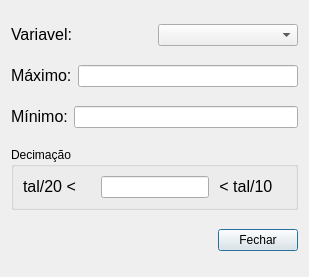
<?xml version="1.0" encoding="UTF-8"?>
<ui version="4.0">
 <class>DialogMaxMin</class>
 <widget class="QDialog" name="DialogMaxMin">
  <property name="geometry">
   <rect>
    <x>0</x>
    <y>0</y>
    <width>309</width>
    <height>277</height>
   </rect>
  </property>
  <property name="windowTitle">
   <string>Dialog</string>
  </property>
  <layout class="QVBoxLayout" name="verticalLayout">
   <item>
    <layout class="QHBoxLayout" name="horizontalLayout_3">
     <item>
      <widget class="QLabel" name="label">
       <property name="text">
        <string>&lt;!DOCTYPE HTML PUBLIC &quot;-//W3C//DTD HTML 4.0//EN&quot; &quot;http://www.w3.org/TR/REC-html40/strict.dtd&quot;&gt;
&lt;html&gt;&lt;head&gt;&lt;meta name=&quot;qrichtext&quot; content=&quot;1&quot; /&gt;&lt;style type=&quot;text/css&quot;&gt;
p, li { white-space: pre-wrap; }
&lt;/style&gt;&lt;/head&gt;&lt;body style=&quot; font-family:'MS Shell Dlg 2'; font-size:8.25pt; font-weight:400; font-style:normal;&quot;&gt;
&lt;p style=&quot; margin-top:0px; margin-bottom:0px; margin-left:0px; margin-right:0px; -qt-block-indent:0; text-indent:0px;&quot;&gt;&lt;span style=&quot; font-size:12pt;&quot;&gt;Variavel:&lt;/span&gt;&lt;/p&gt;&lt;/body&gt;&lt;/html&gt;</string>
       </property>
      </widget>
     </item>
     <item>
      <widget class="QComboBox" name="comboBox">
       <property name="sizePolicy">
        <sizepolicy hsizetype="Minimum" vsizetype="Fixed">
         <horstretch>0</horstretch>
         <verstretch>0</verstretch>
        </sizepolicy>
       </property>
      </widget>
     </item>
    </layout>
   </item>
   <item>
    <layout class="QHBoxLayout" name="horizontalLayout">
     <item>
      <widget class="QLabel" name="label_2">
       <property name="text">
        <string>&lt;!DOCTYPE HTML PUBLIC &quot;-//W3C//DTD HTML 4.0//EN&quot; &quot;http://www.w3.org/TR/REC-html40/strict.dtd&quot;&gt;
&lt;html&gt;&lt;head&gt;&lt;meta name=&quot;qrichtext&quot; content=&quot;1&quot; /&gt;&lt;style type=&quot;text/css&quot;&gt;
p, li { white-space: pre-wrap; }
&lt;/style&gt;&lt;/head&gt;&lt;body style=&quot; font-family:'MS Shell Dlg 2'; font-size:8.25pt; font-weight:400; font-style:normal;&quot;&gt;
&lt;p style=&quot; margin-top:0px; margin-bottom:0px; margin-left:0px; margin-right:0px; -qt-block-indent:0; text-indent:0px;&quot;&gt;&lt;span style=&quot; font-size:12pt;&quot;&gt;Máximo:&lt;/span&gt;&lt;/p&gt;&lt;/body&gt;&lt;/html&gt;</string>
       </property>
      </widget>
     </item>
     <item>
      <widget class="QLineEdit" name="lineEditMax"/>
     </item>
    </layout>
   </item>
   <item>
    <layout class="QHBoxLayout" name="horizontalLayout_2">
     <item>
      <widget class="QLabel" name="label_3">
       <property name="sizePolicy">
        <sizepolicy hsizetype="Preferred" vsizetype="Fixed">
         <horstretch>0</horstretch>
         <verstretch>0</verstretch>
        </sizepolicy>
       </property>
       <property name="text">
        <string>&lt;!DOCTYPE HTML PUBLIC &quot;-//W3C//DTD HTML 4.0//EN&quot; &quot;http://www.w3.org/TR/REC-html40/strict.dtd&quot;&gt;
&lt;html&gt;&lt;head&gt;&lt;meta name=&quot;qrichtext&quot; content=&quot;1&quot; /&gt;&lt;style type=&quot;text/css&quot;&gt;
p, li { white-space: pre-wrap; }
&lt;/style&gt;&lt;/head&gt;&lt;body style=&quot; font-family:'MS Shell Dlg 2'; font-size:8.25pt; font-weight:400; font-style:normal;&quot;&gt;
&lt;p style=&quot; margin-top:0px; margin-bottom:0px; margin-left:0px; margin-right:0px; -qt-block-indent:0; text-indent:0px;&quot;&gt;&lt;span style=&quot; font-size:12pt;&quot;&gt;Mínimo:&lt;/span&gt;&lt;/p&gt;&lt;/body&gt;&lt;/html&gt;</string>
       </property>
      </widget>
     </item>
     <item>
      <widget class="QLineEdit" name="lineEditMin">
       <property name="sizePolicy">
        <sizepolicy hsizetype="Expanding" vsizetype="Fixed">
         <horstretch>0</horstretch>
         <verstretch>0</verstretch>
        </sizepolicy>
       </property>
      </widget>
     </item>
    </layout>
   </item>
   <item>
    <widget class="QGroupBox" name="groupBox">
     <property name="sizePolicy">
      <sizepolicy hsizetype="Expanding" vsizetype="Fixed">
       <horstretch>0</horstretch>
       <verstretch>0</verstretch>
      </sizepolicy>
     </property>
     <property name="title">
      <string>Decimação</string>
     </property>
     <layout class="QHBoxLayout" name="horizontalLayout_4">
      <item>
       <widget class="QLabel" name="labelTal20">
        <property name="sizePolicy">
         <sizepolicy hsizetype="Expanding" vsizetype="Fixed">
          <horstretch>0</horstretch>
          <verstretch>0</verstretch>
         </sizepolicy>
        </property>
        <property name="text">
         <string>&lt;!DOCTYPE HTML PUBLIC &quot;-//W3C//DTD HTML 4.0//EN&quot; &quot;http://www.w3.org/TR/REC-html40/strict.dtd&quot;&gt;
&lt;html&gt;&lt;head&gt;&lt;meta name=&quot;qrichtext&quot; content=&quot;1&quot; /&gt;&lt;style type=&quot;text/css&quot;&gt;
p, li { white-space: pre-wrap; }
&lt;/style&gt;&lt;/head&gt;&lt;body style=&quot; font-family:'MS Shell Dlg 2'; font-size:8.25pt; font-weight:400; font-style:normal;&quot;&gt;
&lt;p style=&quot; margin-top:0px; margin-bottom:0px; margin-left:0px; margin-right:0px; -qt-block-indent:0; text-indent:0px;&quot;&gt;&lt;span style=&quot; font-size:12pt;&quot;&gt;tal/20 &amp;lt; &lt;/span&gt;&lt;/p&gt;&lt;/body&gt;&lt;/html&gt;</string>
        </property>
       </widget>
      </item>
      <item>
       <widget class="QLineEdit" name="lineEditDelta">
        <property name="sizePolicy">
         <sizepolicy hsizetype="Expanding" vsizetype="Fixed">
          <horstretch>0</horstretch>
          <verstretch>0</verstretch>
         </sizepolicy>
        </property>
        <property name="whatsThis">
         <string>Valor de Decimação de cada Saida</string>
        </property>
       </widget>
      </item>
      <item>
       <widget class="QLabel" name="labelTal10">
        <property name="sizePolicy">
         <sizepolicy hsizetype="Expanding" vsizetype="Fixed">
          <horstretch>0</horstretch>
          <verstretch>0</verstretch>
         </sizepolicy>
        </property>
        <property name="text">
         <string>&lt;!DOCTYPE HTML PUBLIC &quot;-//W3C//DTD HTML 4.0//EN&quot; &quot;http://www.w3.org/TR/REC-html40/strict.dtd&quot;&gt;
&lt;html&gt;&lt;head&gt;&lt;meta name=&quot;qrichtext&quot; content=&quot;1&quot; /&gt;&lt;style type=&quot;text/css&quot;&gt;
p, li { white-space: pre-wrap; }
&lt;/style&gt;&lt;/head&gt;&lt;body style=&quot; font-family:'MS Shell Dlg 2'; font-size:8.25pt; font-weight:400; font-style:normal;&quot;&gt;
&lt;p style=&quot; margin-top:0px; margin-bottom:0px; margin-left:0px; margin-right:0px; -qt-block-indent:0; text-indent:0px;&quot;&gt;&lt;span style=&quot; font-size:12pt;&quot;&gt; &amp;lt; tal/10&lt;/span&gt;&lt;/p&gt;&lt;/body&gt;&lt;/html&gt;</string>
        </property>
       </widget>
      </item>
     </layout>
    </widget>
   </item>
   <item>
    <layout class="QHBoxLayout" name="_2">
     <property name="spacing">
      <number>6</number>
     </property>
     <item>
      <spacer name="horizontalSpacer">
       <property name="orientation">
        <enum>Qt::Horizontal</enum>
       </property>
       <property name="sizeType">
        <enum>QSizePolicy::Expanding</enum>
       </property>
       <property name="sizeHint" stdset="0">
        <size>
         <width>20</width>
         <height>20</height>
        </size>
       </property>
      </spacer>
     </item>
     <item>
      <widget class="QPushButton" name="pushButton">
       <property name="sizePolicy">
        <sizepolicy hsizetype="Minimum" vsizetype="Fixed">
         <horstretch>0</horstretch>
         <verstretch>0</verstretch>
        </sizepolicy>
       </property>
       <property name="text">
        <string>Fechar</string>
       </property>
      </widget>
     </item>
    </layout>
   </item>
  </layout>
 </widget>
 <resources/>
 <connections>
  <connection>
   <sender>pushButton</sender>
   <signal>clicked()</signal>
   <receiver>DialogMaxMin</receiver>
   <slot>accept()</slot>
   <hints>
    <hint type="sourcelabel">
     <x>176</x>
     <y>135</y>
    </hint>
    <hint type="destinationlabel">
     <x>213</x>
     <y>121</y>
    </hint>
   </hints>
  </connection>
 </connections>
</ui>
